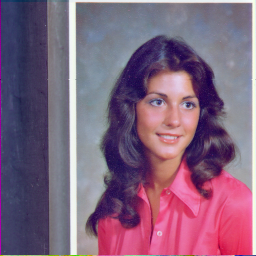
#> input picture misc/4.1.04.tiff, 256 x 256 px, found by its file name
$ jupyter execute Filters.ipynb
#> lines starting #> are read from the running program, lines starting #| are printed output that depends on the picture
[cell 1]
#high pass components are noise and edges
#LPF can accomplish blurring, denoising and blurring
#LPF
import cv2
import matplotlib.pyplot as plt
import numpy as np
path = "C:\\Users\\rangr\\Desktop\\Image Processing\\misc\\"
img1p = path + "4.1.04.tiff"
img1 = cv2.imread(img1p)
#> img1 is the input picture: shape (256, 256, 3); mean B, G, R 125.2, 99.3, 129.2
img1 = cv2.cvtColor(img1, cv2.COLOR_BGR2RGB)

box = cv2.boxFilter(img1, -1, (13,13)) #matrix size
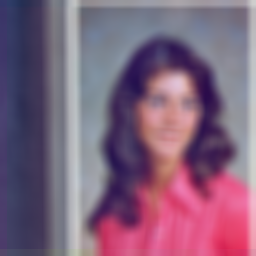
#> box: shape (256, 256, 3); mean R, G, B 129, 99, 124.9
blur = cv2.blur(img1, (13,13))
gaussian = cv2.GaussianBlur(img1, (37,37), 0)

image = [img1, box, blur, gaussian]
for i in range(4):
    plt.subplot(2,2,i+1)
    plt.imshow(image[i])

plt.show()
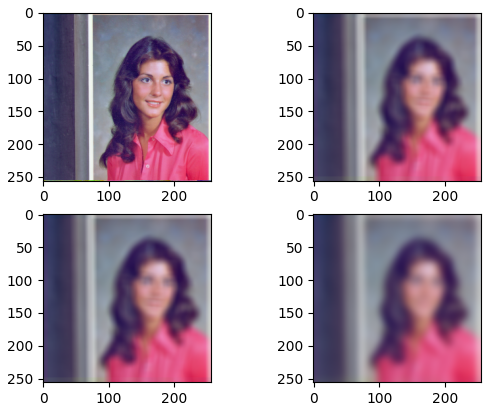
#> figure drawn by matplotlib, 4 panels

# Median Blur to get rid of salt and pepper noise

[cell 2]
import cv2
import matplotlib.pyplot as plt
import numpy as np
import random
path = "C:\\Users\\rangr\\Desktop\\Image Processing\\misc\\"
img1p = path + "4.1.04.tiff"
img1 = cv2.imread(img1p)
img1 = cv2.cvtColor(img1, cv2.COLOR_BGR2RGB)

rows, columns, channels = img1.shape
#> rows = 256; columns = 256; channels = 3

noisy = np.zeros(img1.shape, np.uint8)
p = 0.05
for i in range(img1.shape[0]):
    for j in range(img1.shape[1]):
        r = random.random()
        if r < p/2:
            noisy[i][j] = [0, 0, 0]  #Pepper
        elif r < p:
            noisy[i][j] = [255, 255, 255] #Salt
        else:
            noisy[i][j] = img1[i][j]
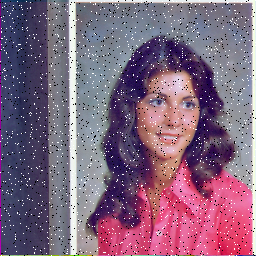
#> noisy: shape (256, 256, 3); mean R, G, B 129, 100.6, 125.2


denoised = cv2.medianBlur(noisy, 3)
images = [noisy, denoised]
for i in range(2):
    plt.subplot(1,2,i+1)
    plt.imshow(images[i])

plt.show()
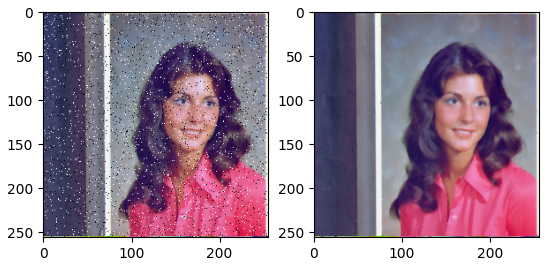
#> figure drawn by matplotlib, 2 panels

# High Pass Filter

[cell 3]
#Used for edge detection
#Laplacian HPF

import cv2
import matplotlib.pyplot as plt
import numpy as np
import random
path = "C:\\Users\\rangr\\Desktop\\Image Processing\\misc\\"
img1p = path + "4.1.04.tiff"
img1 = cv2.imread(img1p)
img1 = cv2.cvtColor(img1, cv2.COLOR_BGR2RGB)

edges = cv2.Laplacian(img1, -1, ksize = 1, scale = 1, delta=0,
                      borderType = cv2.BORDER_DEFAULT)
#img, depth, kernel size, scaling, delta is constant to be added

images = [img1, edges]
for i in range(2):
    plt.subplot(1,2,i+1)
    plt.imshow(images[i])

plt.show()

[cell 4]
#Sobel HPF
import cv2
import matplotlib.pyplot as plt
import numpy as np
import random
path = "C:\\Users\\rangr\\Desktop\\Image Processing\\misc\\"
img1p = path + "5.1.11.tiff"
img1 = cv2.imread(img1p)
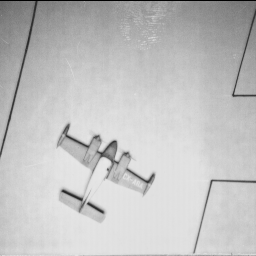
#> input picture misc/5.1.11.tiff, 256 x 256 px, found by its file name
#> img1 is the input picture: shape (256, 256, 3); min 0, max 232, mean 193.6
img1 = cv2.cvtColor(img1, cv2.COLOR_BGR2RGB)

edgesx = cv2.Sobel(img1, -1, dx = 1, dy = 0, ksize = 1, scale = 1, delta = 0,
                      borderType = cv2.BORDER_DEFAULT) #vertical edges
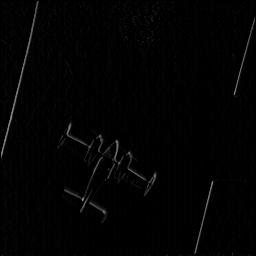
#> edgesx: shape (256, 256, 3); min 0, max 140, mean 2.6

edgesy = cv2.Sobel(img1, -1, dx = 0, dy = 1, ksize = 3, scale = 1, delta = 0,
                      borderType = cv2.BORDER_DEFAULT) #horizontal edges

edges = edgesx + edgesy
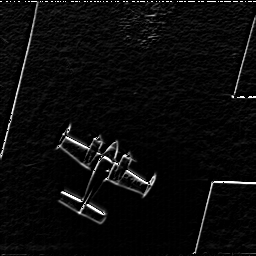
#> edges: shape (256, 256, 3); min 0, max 255, mean 11.2

images = [img1, edgesx, edgesy, edges]
for i in range(4):
    plt.subplot(2,2,i+1)
    plt.imshow(images[i], cmap = 'gray')

plt.show()

[cell 5]
#Scharr HPF
import cv2
import matplotlib.pyplot as plt
import numpy as np
import random
path = "C:\\Users\\rangr\\Desktop\\Image Processing\\misc\\"
img1p = path + "5.1.11.tiff"
img1 = cv2.imread(img1p)
img1 = cv2.cvtColor(img1, cv2.COLOR_BGR2RGB)

edgesx = cv2.Scharr(img1, -1, dx = 1, dy = 0, scale = 1, delta = 0,
                      borderType = cv2.BORDER_DEFAULT) #vertical edges
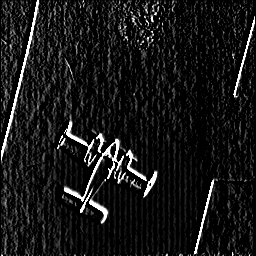
#> edgesx: shape (256, 256, 3); min 0, max 255, mean 23.1

edgesy = cv2.Scharr(img1, -1, dx = 0, dy = 1, scale = 1, delta = 0,
                      borderType = cv2.BORDER_DEFAULT) #horizontal edges
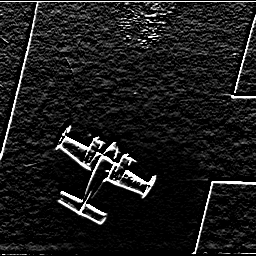
#> edgesy: shape (256, 256, 3); min 0, max 255, mean 27.4

edges = edgesx + edgesy
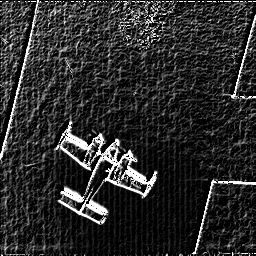
#> edges: shape (256, 256, 3); min 0, max 255, mean 43.6

images = [img1, edgesx, edgesy, edges]
for i in range(4):
    plt.subplot(2,2,i+1)
    plt.imshow(images[i], cmap = 'gray')

plt.show()
